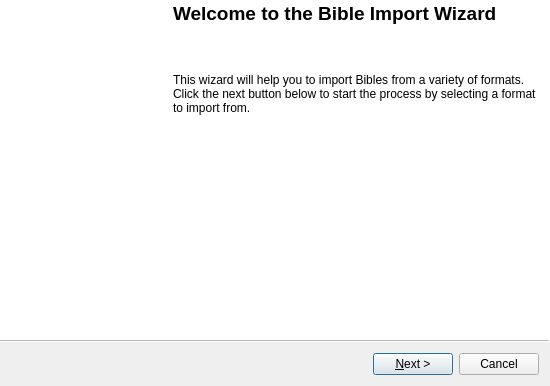
<?xml version="1.0" encoding="UTF-8"?>
<ui version="4.0">
 <class>Wizard</class>
 <widget class="QWizard" name="Wizard">
  <property name="geometry">
   <rect>
    <x>0</x>
    <y>0</y>
    <width>550</width>
    <height>386</height>
   </rect>
  </property>
  <property name="windowTitle">
   <string>Bible Import Wizard</string>
  </property>
  <property name="modal">
   <bool>true</bool>
  </property>
  <property name="wizardStyle">
   <enum>QWizard::ModernStyle</enum>
  </property>
  <property name="options">
   <set>QWizard::NoBackButtonOnLastPage|QWizard::NoBackButtonOnStartPage</set>
  </property>
  <widget class="QWizardPage" name="WelcomePage">
   <property name="title">
    <string/>
   </property>
   <property name="subTitle">
    <string/>
   </property>
   <layout class="QHBoxLayout" name="WelcomeLayout">
    <property name="spacing">
     <number>8</number>
    </property>
    <property name="margin">
     <number>0</number>
    </property>
    <item>
     <widget class="QLabel" name="ImportBibleImage">
      <property name="minimumSize">
       <size>
        <width>163</width>
        <height>0</height>
       </size>
      </property>
      <property name="maximumSize">
       <size>
        <width>163</width>
        <height>16777215</height>
       </size>
      </property>
      <property name="lineWidth">
       <number>0</number>
      </property>
      <property name="text">
       <string/>
      </property>
      <property name="pixmap">
       <pixmap resource="../images/openlp-2.qrc">:/wizards/wizard_importbible.png</pixmap>
      </property>
      <property name="indent">
       <number>0</number>
      </property>
     </widget>
    </item>
    <item>
     <layout class="QVBoxLayout" name="WelcomePageLayout">
      <property name="spacing">
       <number>8</number>
      </property>
      <item>
       <widget class="QLabel" name="TitleLabel">
        <property name="text">
         <string>&lt;!DOCTYPE HTML PUBLIC &quot;-//W3C//DTD HTML 4.0//EN&quot; &quot;http://www.w3.org/TR/REC-html40/strict.dtd&quot;&gt;
&lt;html&gt;&lt;head&gt;&lt;meta name=&quot;qrichtext&quot; content=&quot;1&quot; /&gt;&lt;style type=&quot;text/css&quot;&gt;
p, li { white-space: pre-wrap; }
&lt;/style&gt;&lt;/head&gt;&lt;body &gt;
&lt;p style=&quot; margin-top:0px; margin-bottom:0px; margin-left:0px; margin-right:0px; -qt-block-indent:0; text-indent:0px;&quot;&gt;&lt;span style=&quot; font-size:14pt; font-weight:600;&quot;&gt;Welcome to the Bible Import Wizard&lt;/span&gt;&lt;/p&gt;&lt;/body&gt;&lt;/html&gt;</string>
        </property>
       </widget>
      </item>
      <item>
       <spacer name="WelcomeTopSpacer">
        <property name="orientation">
         <enum>Qt::Vertical</enum>
        </property>
        <property name="sizeType">
         <enum>QSizePolicy::Fixed</enum>
        </property>
        <property name="sizeHint" stdset="0">
         <size>
          <width>20</width>
          <height>40</height>
         </size>
        </property>
       </spacer>
      </item>
      <item>
       <widget class="QLabel" name="InformationLabel">
        <property name="text">
         <string>This wizard will help you to import Bibles from a variety of formats. Click the next button below to start the process by selecting a format to import from.</string>
        </property>
        <property name="wordWrap">
         <bool>true</bool>
        </property>
        <property name="margin">
         <number>10</number>
        </property>
       </widget>
      </item>
      <item>
       <spacer name="WelcomeBottomSpacer">
        <property name="orientation">
         <enum>Qt::Vertical</enum>
        </property>
        <property name="sizeHint" stdset="0">
         <size>
          <width>20</width>
          <height>40</height>
         </size>
        </property>
       </spacer>
      </item>
     </layout>
    </item>
   </layout>
  </widget>
  <widget class="QWizardPage" name="SelectPage">
   <property name="title">
    <string>Select Import Source</string>
   </property>
   <property name="subTitle">
    <string>Select the import format, and where to import from.</string>
   </property>
   <layout class="QVBoxLayout" name="verticalLayout">
    <property name="spacing">
     <number>8</number>
    </property>
    <property name="margin">
     <number>20</number>
    </property>
    <item>
     <layout class="QHBoxLayout" name="FormatSelectLayout">
      <property name="spacing">
       <number>8</number>
      </property>
      <item>
       <widget class="QLabel" name="FormatLabel">
        <property name="text">
         <string>Format:</string>
        </property>
       </widget>
      </item>
      <item>
       <widget class="QComboBox" name="FormatComboBox">
        <item>
         <property name="text">
          <string>OSIS</string>
         </property>
        </item>
        <item>
         <property name="text">
          <string>CSV</string>
         </property>
        </item>
        <item>
         <property name="text">
          <string>OpenSong</string>
         </property>
        </item>
        <item>
         <property name="text">
          <string>Web Download</string>
         </property>
        </item>
       </widget>
      </item>
      <item>
       <spacer name="SourceTypeSpacer">
        <property name="orientation">
         <enum>Qt::Horizontal</enum>
        </property>
        <property name="sizeHint" stdset="0">
         <size>
          <width>40</width>
          <height>20</height>
         </size>
        </property>
       </spacer>
      </item>
     </layout>
    </item>
    <item>
     <widget class="QStackedWidget" name="FormatWidget">
      <property name="currentIndex">
       <number>0</number>
      </property>
      <widget class="QWidget" name="OsisPage">
       <layout class="QFormLayout" name="formLayout_2">
        <property name="fieldGrowthPolicy">
         <enum>QFormLayout::ExpandingFieldsGrow</enum>
        </property>
        <property name="horizontalSpacing">
         <number>8</number>
        </property>
        <property name="verticalSpacing">
         <number>8</number>
        </property>
        <property name="margin">
         <number>0</number>
        </property>
        <item row="0" column="0">
         <widget class="QLabel" name="OsisBibleNameLabel">
          <property name="text">
           <string>Bible Name:</string>
          </property>
          <property name="indent">
           <number>0</number>
          </property>
         </widget>
        </item>
        <item row="0" column="1">
         <widget class="QLineEdit" name="OsisBibleNameEdit"/>
        </item>
        <item row="1" column="0">
         <widget class="QLabel" name="OsisLocationLabel">
          <property name="text">
           <string>File Location:</string>
          </property>
         </widget>
        </item>
        <item row="1" column="1">
         <layout class="QHBoxLayout" name="OsisLocationLayout">
          <property name="spacing">
           <number>8</number>
          </property>
          <item>
           <widget class="QLineEdit" name="OSISLocationEdit"/>
          </item>
          <item>
           <widget class="QToolButton" name="OsisFileButton">
            <property name="maximumSize">
             <size>
              <width>32</width>
              <height>16777215</height>
             </size>
            </property>
            <property name="text">
             <string/>
            </property>
            <property name="icon">
             <iconset resource="../images/openlp-2.qrc">
              <normaloff>:/imports/import_load.png</normaloff>:/imports/import_load.png</iconset>
            </property>
           </widget>
          </item>
         </layout>
        </item>
       </layout>
      </widget>
      <widget class="QWidget" name="CsvPage">
       <layout class="QFormLayout" name="CsvSourceLayout">
        <property name="fieldGrowthPolicy">
         <enum>QFormLayout::ExpandingFieldsGrow</enum>
        </property>
        <property name="labelAlignment">
         <set>Qt::AlignBottom|Qt::AlignRight|Qt::AlignTrailing</set>
        </property>
        <property name="formAlignment">
         <set>Qt::AlignLeading|Qt::AlignLeft|Qt::AlignTop</set>
        </property>
        <property name="horizontalSpacing">
         <number>8</number>
        </property>
        <property name="verticalSpacing">
         <number>8</number>
        </property>
        <property name="margin">
         <number>0</number>
        </property>
        <item row="0" column="0">
         <widget class="QLabel" name="BooksLocationLabel">
          <property name="text">
           <string>Books Location:</string>
          </property>
         </widget>
        </item>
        <item row="0" column="1">
         <layout class="QHBoxLayout" name="CsvBooksLayout">
          <property name="spacing">
           <number>8</number>
          </property>
          <item>
           <widget class="QLineEdit" name="BooksLocationEdit"/>
          </item>
          <item>
           <widget class="QToolButton" name="BooksFileButton">
            <property name="maximumSize">
             <size>
              <width>32</width>
              <height>16777215</height>
             </size>
            </property>
            <property name="text">
             <string/>
            </property>
            <property name="icon">
             <iconset resource="../images/openlp-2.qrc">
              <normaloff>:/imports/import_load.png</normaloff>:/imports/import_load.png</iconset>
            </property>
           </widget>
          </item>
         </layout>
        </item>
        <item row="1" column="0">
         <widget class="QLabel" name="VerseLocationLabel">
          <property name="text">
           <string>Verse Location:</string>
          </property>
         </widget>
        </item>
        <item row="1" column="1">
         <layout class="QHBoxLayout" name="CsvVerseLayout">
          <property name="spacing">
           <number>8</number>
          </property>
          <item>
           <widget class="QLineEdit" name="CsvVerseLocationEdit"/>
          </item>
          <item>
           <widget class="QToolButton" name="CsvVersesFileButton">
            <property name="maximumSize">
             <size>
              <width>32</width>
              <height>16777215</height>
             </size>
            </property>
            <property name="text">
             <string/>
            </property>
            <property name="icon">
             <iconset resource="../images/openlp-2.qrc">
              <normaloff>:/imports/import_load.png</normaloff>:/imports/import_load.png</iconset>
            </property>
           </widget>
          </item>
         </layout>
        </item>
       </layout>
      </widget>
      <widget class="QWidget" name="OpenSongPage">
       <layout class="QFormLayout" name="formLayout_3">
        <property name="horizontalSpacing">
         <number>8</number>
        </property>
        <property name="verticalSpacing">
         <number>8</number>
        </property>
        <property name="margin">
         <number>0</number>
        </property>
        <item row="0" column="0">
         <widget class="QLabel" name="OpenSongFileLabel">
          <property name="text">
           <string>Bible Filename:</string>
          </property>
         </widget>
        </item>
        <item row="0" column="1">
         <layout class="QHBoxLayout" name="OpenSongFileLayout">
          <property name="spacing">
           <number>8</number>
          </property>
          <item>
           <widget class="QLineEdit" name="OpenSongFileEdit"/>
          </item>
          <item>
           <widget class="QToolButton" name="OpenSongBrowseButton">
            <property name="text">
             <string/>
            </property>
            <property name="icon">
             <iconset resource="../images/openlp-2.qrc">
              <normaloff>:/imports/import_load.png</normaloff>:/imports/import_load.png</iconset>
            </property>
           </widget>
          </item>
         </layout>
        </item>
       </layout>
      </widget>
      <widget class="QWidget" name="WebDownloadPage">
       <layout class="QVBoxLayout" name="WebDownloadLayout">
        <property name="spacing">
         <number>8</number>
        </property>
        <property name="margin">
         <number>0</number>
        </property>
        <item>
         <widget class="QTabWidget" name="WebDownloadTabWidget">
          <property name="currentIndex">
           <number>0</number>
          </property>
          <widget class="QWidget" name="DownloadOptionsTab">
           <attribute name="title">
            <string>Download Options</string>
           </attribute>
           <layout class="QFormLayout" name="DownloadOptionsLayout">
            <property name="horizontalSpacing">
             <number>8</number>
            </property>
            <property name="verticalSpacing">
             <number>8</number>
            </property>
            <property name="margin">
             <number>8</number>
            </property>
            <item row="0" column="0">
             <widget class="QLabel" name="LocationLabel">
              <property name="text">
               <string>Location:</string>
              </property>
             </widget>
            </item>
            <item row="0" column="1">
             <widget class="QComboBox" name="LocationComboBox">
              <item>
               <property name="text">
                <string>Crosswalk</string>
               </property>
              </item>
             </widget>
            </item>
            <item row="1" column="0">
             <widget class="QLabel" name="BibleLabel">
              <property name="text">
               <string>Bible:</string>
              </property>
             </widget>
            </item>
            <item row="1" column="1">
             <widget class="QComboBox" name="BibleComboBox">
              <property name="sizeAdjustPolicy">
               <enum>QComboBox::AdjustToContents</enum>
              </property>
              <item>
               <property name="text">
                <string>English Standard Version</string>
               </property>
              </item>
              <item>
               <property name="text">
                <string>King James Version</string>
               </property>
              </item>
              <item>
               <property name="text">
                <string>New International Version</string>
               </property>
              </item>
             </widget>
            </item>
           </layout>
          </widget>
          <widget class="QWidget" name="ProxyServerTab">
           <attribute name="title">
            <string>Proxy Server (Optional)</string>
           </attribute>
           <layout class="QFormLayout" name="formLayout">
            <item row="0" column="0">
             <widget class="QLabel" name="AddressLabel">
              <property name="text">
               <string>Server:</string>
              </property>
             </widget>
            </item>
            <item row="0" column="1">
             <widget class="QLineEdit" name="AddressEdit"/>
            </item>
            <item row="1" column="0">
             <widget class="QLabel" name="UsernameLabel">
              <property name="text">
               <string>Username:</string>
              </property>
             </widget>
            </item>
            <item row="1" column="1">
             <widget class="QLineEdit" name="UsernameEdit"/>
            </item>
            <item row="2" column="0">
             <widget class="QLabel" name="PasswordLabel">
              <property name="text">
               <string>Password:</string>
              </property>
             </widget>
            </item>
            <item row="2" column="1">
             <widget class="QLineEdit" name="PasswordEdit"/>
            </item>
           </layout>
          </widget>
         </widget>
        </item>
       </layout>
      </widget>
     </widget>
    </item>
   </layout>
  </widget>
  <widget class="QWizardPage" name="LicenseDetailsPage">
   <property name="title">
    <string>License Details</string>
   </property>
   <property name="subTitle">
    <string>Set up the Bible's license details.</string>
   </property>
   <layout class="QFormLayout" name="formLayout_5">
    <property name="horizontalSpacing">
     <number>8</number>
    </property>
    <property name="verticalSpacing">
     <number>8</number>
    </property>
    <property name="margin">
     <number>20</number>
    </property>
    <item row="0" column="0">
     <widget class="QLabel" name="VersionNameLabel">
      <property name="text">
       <string>Version Name:</string>
      </property>
     </widget>
    </item>
    <item row="0" column="1">
     <widget class="QLineEdit" name="VersionNameEdit"/>
    </item>
    <item row="1" column="0">
     <widget class="QLabel" name="CopyrightLabel">
      <property name="text">
       <string>Copyright:</string>
      </property>
     </widget>
    </item>
    <item row="1" column="1">
     <widget class="QLineEdit" name="CopyrightEdit"/>
    </item>
    <item row="2" column="0">
     <widget class="QLabel" name="PermisionLabel">
      <property name="text">
       <string>Permission:</string>
      </property>
     </widget>
    </item>
    <item row="2" column="1">
     <widget class="QLineEdit" name="PermisionEdit"/>
    </item>
   </layout>
  </widget>
  <widget class="QWizardPage" name="ImportPage">
   <property name="title">
    <string>Importing</string>
   </property>
   <property name="subTitle">
    <string>Please wait while your Bible is imported.</string>
   </property>
   <layout class="QVBoxLayout" name="verticalLayout_4">
    <property name="spacing">
     <number>8</number>
    </property>
    <property name="margin">
     <number>50</number>
    </property>
    <item>
     <widget class="QLabel" name="ImportProgressLabel">
      <property name="text">
       <string>Ready.</string>
      </property>
     </widget>
    </item>
    <item>
     <widget class="QProgressBar" name="ImportProgressBar">
      <property name="value">
       <number>0</number>
      </property>
      <property name="invertedAppearance">
       <bool>false</bool>
      </property>
      <property name="format">
       <string>%p</string>
      </property>
     </widget>
    </item>
   </layout>
  </widget>
 </widget>
 <resources>
  <include location="../images/openlp-2.qrc"/>
 </resources>
 <connections>
  <connection>
   <sender>FormatComboBox</sender>
   <signal>currentIndexChanged(int)</signal>
   <receiver>FormatWidget</receiver>
   <slot>setCurrentIndex(int)</slot>
   <hints>
    <hint type="sourcelabel">
     <x>106</x>
     <y>76</y>
    </hint>
    <hint type="destinationlabel">
     <x>296</x>
     <y>147</y>
    </hint>
   </hints>
  </connection>
 </connections>
</ui>
